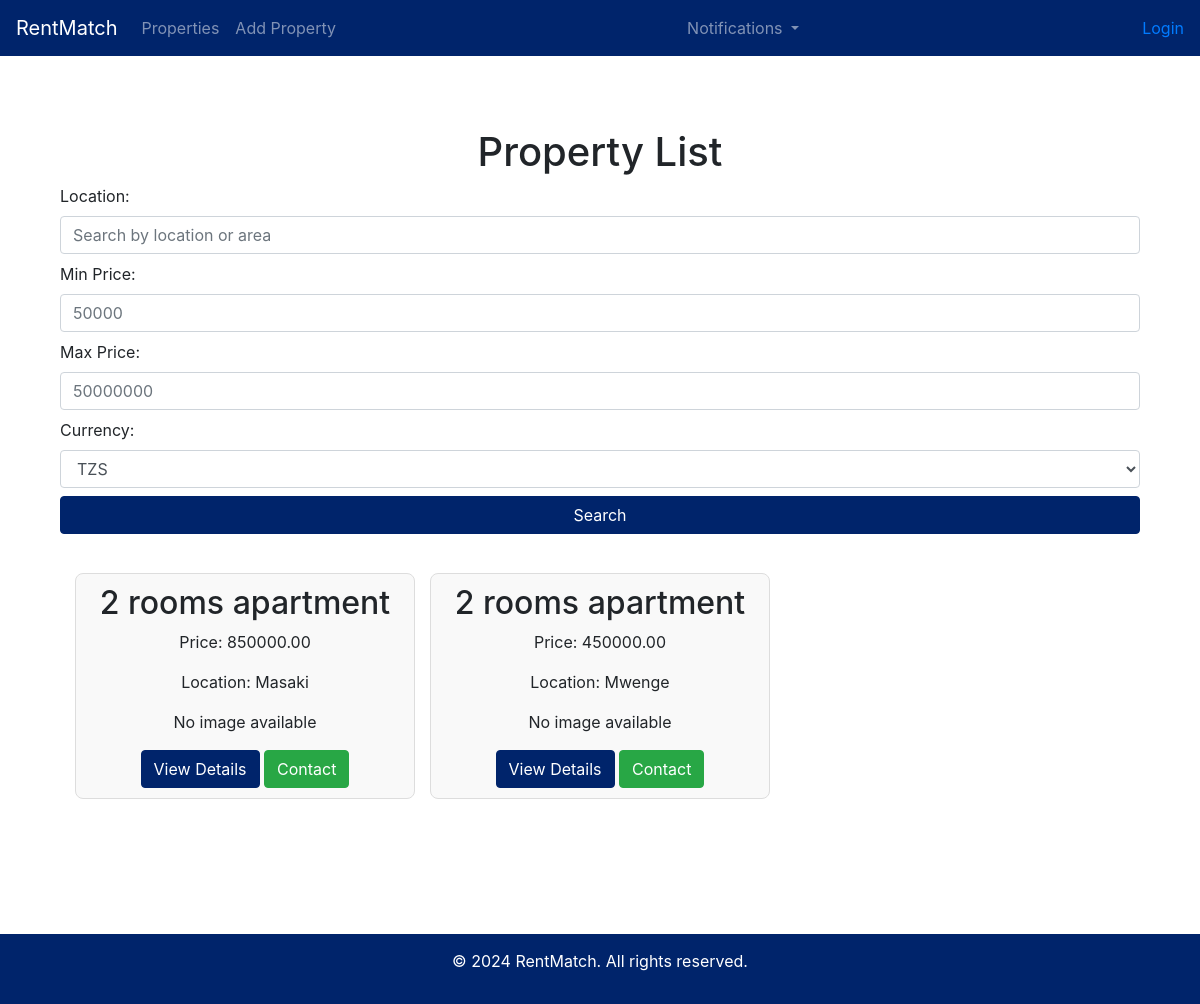
The page / on the database its author committed.
### rentapp/models.py (models this page shows, shortened)
class Property(models.Model):
    owner = models.ForeignKey(settings.AUTH_USER_MODEL, on_delete=models.CASCADE, related_name='owned_properties')
    title = models.CharField(max_length=100)
    description = models.TextField()
    location = models.CharField(max_length=100)
    price = models.DecimalField(max_digits=10, decimal_places=2)
    seller = models.ForeignKey(settings.AUTH_USER_MODEL, on_delete=models.CASCADE, related_name='sold_properties')

### rentapp/views.py (the view)
# urls.py: path('', views.home, name='home'),  # Home page view
def home(request):
    properties = Property.objects.all()  # Retrieve all properties
    return render(request, 'property_list.html', {'properties': properties})  # Assuming you have a home.html template

### templates/property_list.html (shortened to what this page needs)
{% extends 'base.html' %}
{% block content %}
<div class="wrapper">
    <main>
        <div class="container mt-5">
            <h1 class="text-center">Property List</h1>
            <form method="GET" action="{% url 'property_list' %}" class="mb-4">
                <label for="location">Location:</label>
                <input type="text" name="q" placeholder="Search by location or area" value="{{ query }}" class="form-control mb-2">
                <label for="min_price">Min Price:</label>
                <input type="number" name="min_price" id="min_price" placeholder="50000" value="{{ min_price }}" class="form-control mb-2">
                <label for="max_price">Max Price:</label>
                <input type="number" name="max_price" id="max_price" placeholder="50000000" value="{{ max_price }}" class="form-control mb-2">
                <label for="currency">Currency:</label>
                <select name="currency" class="form-control mb-2">
                    <option value="TZS" {% if currency == 'TZS' %}selected{% endif %}>TZS</option>
                </select>
                <button type="submit" class="btn btn-primary">Search</button>
            </form>
            <div id="property-list" class="property-list">
                {% for property in properties %}
                <div class="property-card">
                    <h2>{{ property.title }}</h2>
                    <p>Price: {{ property.price }} {{ currency }}</p>
                    <p>Location: {{ property.location }}</p>
                    {% if property.images_list.first %}
                        <img src="{{ property.images_list.first.image.url }}" alt="{{ property.title }}" class="property-image"/>
                    {% else %}
                        <p>No image available</p>
                    {% endif %}
                    <div class="text-center mt-3">
                        <a href="{% url 'property_detail' property.pk %}" class="btn btn-primary">View Details</a>
                        <a href="{% url 'contact_seller' property.owner.pk %}" class="btn btn-success">Contact</a>
                    </div>
                </div>
                {% endfor %}
            </div>
        </div>
    </main>
</div>
{% endblock %}

### static/css/styles.css (style rules this page uses)
html, body { height: 100%; margin: 0; }
body { display: flex; flex-direction: column; min-height: 100vh; }
main { flex: 1; }
.wrapper { display: flex; flex-direction: column; flex: 1; }
.container { flex: 1; }
.property-list { display: grid; grid-template-columns: repeat(auto-fill, minmax(300px, 1fr)); gap: 20px; padding: 10px; }
.property-card { border: 1px solid #ddd; border-radius: 8px; padding: 10px; text-align: center; background-color: #f9f9f9; }
.btn-primary { background-color: #00246B; border-color: #00246B; color: #fff; }
form { display: flex; flex-direction: column; }
.form-control { width: 100%; box-sizing: border-box; }

### templates/base.html (style rules this page uses)
html, body { height: 100%; margin: 0; display: flex; flex-direction: column; }
.container { flex: 1; padding-bottom: 60px; }

### rows shown on the page
Property: title "2 rooms apartment", price "850000.00", location "Masaki", shows "No image available"
Property: title "2 rooms apartment", price "450000.00", location "Mwenge", shows "No image available"
